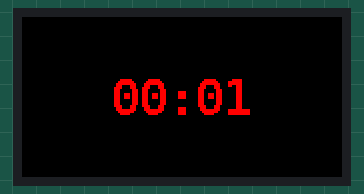
Simulated run of this program. Board: Raspberry Pi Pico running CircuitPython. Parts: 160×80 colour display.

Above: at 0.1 s.
At 4.1 s:
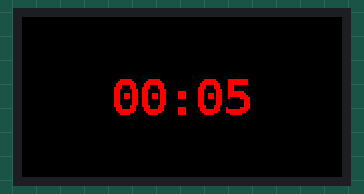
At 9.1 s:
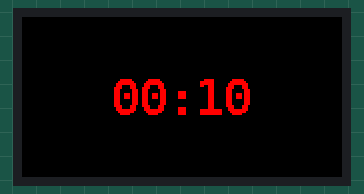
At 19.1 s:
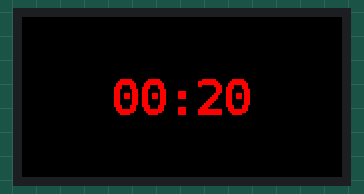
At 28.1 s:
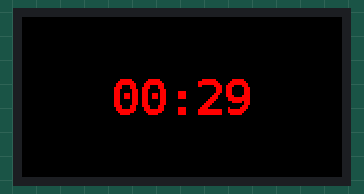
At 38.1 s:
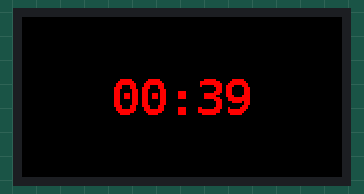

The program:

main.py
```python
#-----------------------------------------------------------------------------
# Test program: time-counter on Waveshare Pico-LCD-0.96
#
# Author: Bernhard Bablok
#
# Website: https://github.com/circuitpython-examples
#-----------------------------------------------------------------------------

import time
import board

import displayio
import fourwire
import busio
from adafruit_st7735r import ST7735R
from adafruit_display_text import label
from adafruit_bitmap_font import bitmap_font

# --- initialization   -------------------------------------------------------

# SPI/TFT pins
PIN_MOSI = board.GP11
PIN_CLK  = board.GP10
PIN_CS   = board.GP9
PIN_DC   = board.GP8
PIN_RST  = board.GP12
PIN_BL   = board.GP13

# TFT-characteristics
TFT_WIDTH  = 160
TFT_HEIGHT =  80
TFT_ROTATE =  90
TFT_BGR    = True

# fonts and colors
FONT      = bitmap_font.load_font("fonts/DejaVuSansMono-Bold-24.bdf")
BG_COLOR  = 0x000000      # black
FG_COLOR  = 0xFF0000      # blue

displayio.release_displays()
spi = busio.SPI(clock=PIN_CLK,MOSI=PIN_MOSI)
bus = fourwire.FourWire(spi,command=PIN_DC,chip_select=PIN_CS,
                         reset=PIN_RST)
display = ST7735R(bus,width=TFT_WIDTH,height=TFT_HEIGHT,
                        colstart=28,rowstart=0,invert=True,
                        rotation=TFT_ROTATE,bgr=TFT_BGR)

POS_MAP = {
  'NW': ((0.0,0.0),(0,               0)),
  'NE': ((1.0,0.0),(display.width,   0)),
  'W':  ((0.0,0.5),(0,               display.height/2)),
  'C':  ((0.5,0.5),(display.width/2, display.height/2)),
  'E':  ((1.0,0.5),(display.width,   display.height/2)),
  'SW': ((0.0,1.0),(0,               display.height)),
  'SE': ((1.0,1.0),(display.width,   display.height)),
  }

group   = displayio.Group()
t_counter = label.Label(FONT,color=FG_COLOR,
                    anchor_point=POS_MAP['C'][0])
t_counter.anchored_position = POS_MAP['C'][1]
group.append(t_counter)
display.root_group = group

# --- format counter   -------------------------------------------------------

def pp_counter(seconds):
  """ format counter """
  m, s = divmod(seconds,60)
  h, m = divmod(m,60)
  if h > 0:
    return "{0:02d}:{1:02d}:{2:02d}".format(h,m,s)
  else:
    return "{0:02d}:{1:02d}".format(m,s)

# --- main   -----------------------------------------------------------------

counter = 0
start   = time.monotonic()
elapsed = 1
while True:
  time.sleep(max(0,1-elapsed))
  start = time.monotonic()
  counter += 1
  t_counter.text = pp_counter(counter)
  elapsed = time.monotonic() - start
```

Measured:
- what the display in image 0 shows lasts 1.0 s, from 0.0 s to 1.0 s
